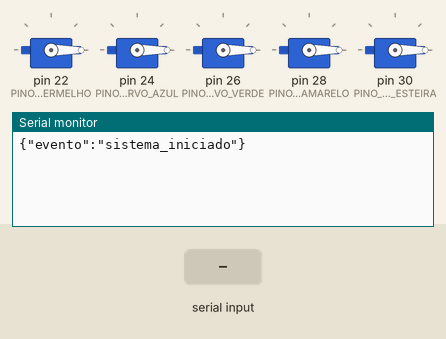
Recording of a sketch running on a simulated Arduino Mega 2560, built with avr-gcc and run on an emulated ATmega2560. Shown: 5 × servo, the last lines printed to the serial monitor. The inputs (shaded band) are chosen by the test bench.

Above: at 1.2 s.
1.3 s: "bola_vermelha\n" received over Serial
At 2.3 s:
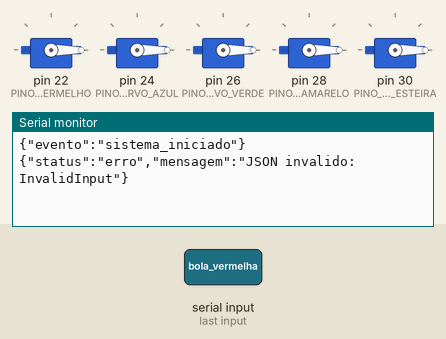
2.8 s: "1\n" received over Serial
At 4.2 s:
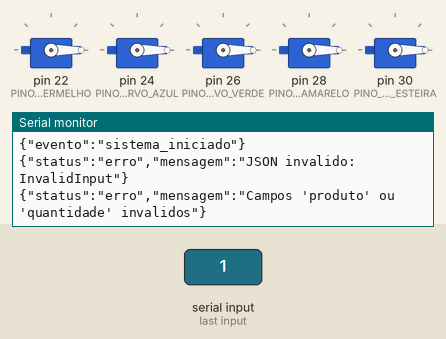

Measured:
- after the input at 1.3 s, the serial monitor: prints a new line at once (image 1)
- after the input at 2.8 s, the serial monitor: prints a new line at once (image 2)

The sketch:

arduino_sketch.ino
```cpp
/*
  arduino_sketch.ino
  -------------------
  Automação de esteira de entregas - TCC

  Recebe comandos JSON do servidor Node.js pela porta serial:
    {"produto":"bola_vermelha","quantidade":2}

  Controla:
    - 4 servos empurradores (um por cor)
    - 1 servo TT motor para a esteira

  Responde com status JSON:
    {"status":"ok","produto":"bola_vermelha","enviado":2}
    {"status":"erro","mensagem":"..."}

  BIBLIOTECAS NECESSÁRIAS:
    - ArduinoJson (por Benoit Blanchon)
    - Servo (padrão do Arduino)
*/

#include <ArduinoJson.h>
#include <Servo.h>

// ======== PINOS DOS SERVOS EMPURRADORES (por cor) ========
#define PINO_SERVO_VERMELHO 22
#define PINO_SERVO_AZUL     24
#define PINO_SERVO_VERDE    26
#define PINO_SERVO_AMARELO  28

// ======== PINO DO SERVO TT (motor da esteira) ========
#define PINO_SERVO_ESTEIRA  30

// ======== ÂNGULOS E TIMINGS ========
#define ANGULO_REPOUSO      0   // servo parado (não empurra)
#define ANGULO_EMPURRAR     80    // servo empurra bolinha
#define TEMPO_EMPURRAR_MS   1000  // tempo na posição de empurrão
#define TEMPO_ESTEIRA_MS    3000 // esteira roda 3s por bolinha

// ======== VELOCIDADES DO SERVO TT ========
#define SERVO_PARADO        0   // servo parado
#define SERVO_FRENTE        45   // servo girando (esteira andando)

// Declaração dos servos
Servo servoVermelho, servoAzul, servoVerde, servoAmarelo, servoEsteira;

// Buffer para acumular a linha JSON recebida
String bufferEntrada = "";

void setup() {
  Serial.begin(9600);

  // Conecta os servos empurradores
  servoVermelho.attach(PINO_SERVO_VERMELHO);
  servoAzul.attach(PINO_SERVO_AZUL);
  servoVerde.attach(PINO_SERVO_VERDE);
  servoAmarelo.attach(PINO_SERVO_AMARELO);

  // Conecta o servo TT da esteira
  servoEsteira.attach(PINO_SERVO_ESTEIRA);

  // Posiciona todos os servos em repouso
  posicionarTodosServos(ANGULO_REPOUSO);
  pararEsteira();

  Serial.println("{\"evento\":\"sistema_iniciado\"}");
}

void loop() {
  // Lê a serial byte a byte até formar uma linha completa
  while (Serial.available() > 0) {
    char c = Serial.read();

    if (c == '\n') {
      processarComando(bufferEntrada);
      bufferEntrada = "";
    } else {
      bufferEntrada += c;
    }
  }
}

void processarComando(String linha) {
  linha.trim();
  if (linha.length() == 0) return;

  // Parse do JSON
  StaticJsonDocument<128> doc;
  DeserializationError erro = deserializeJson(doc, linha);

  if (erro) {
    enviarErro("JSON invalido: " + String(erro.c_str()));
    return;
  }

  const char* produto = doc["produto"];
  int quantidade = doc["quantidade"] | 0;

  if (!produto || quantidade <= 0) {
    enviarErro("Campos 'produto' ou 'quantidade' invalidos");
    return;
  }

  Servo* servo = servoDoProduto(produto);
  if (servo == nullptr) {
    enviarErro("Produto desconhecido: " + String(produto));
    return;
  }

  // Processa cada bolinha
  for (int i = 0; i < quantidade; i++) {
    despacharBolinha(servo);
  }

  enviarSucesso(produto, quantidade);
}

// Retorna o servo correto baseado no produto
Servo* servoDoProduto(const char* produto) {
  String p = String(produto);
  if (p == "bola_vermelha") return &servoVermelho;
  if (p == "bola_azul")     return &servoAzul;
  if (p == "bola_verde")    return &servoVerde;
  if (p == "bola_amarela")  return &servoAmarelo;
  return nullptr;
}

// Dispara uma bolinha (servo + esteira)
void despacharBolinha(Servo* servo) {
  // 1) Empurra a bolinha do reservatório para a esteira
  servo->write(ANGULO_EMPURRAR);
  delay(TEMPO_EMPURRAR_MS);
  servo->write(ANGULO_REPOUSO);
  delay(150);

  // 2) Liga a esteira para transportar a bolinha
  ligarEsteira();
  delay(TEMPO_ESTEIRA_MS);
  pararEsteira();
}

// Liga o servo TT (esteira se move)
void ligarEsteira() {
  servoEsteira.write(SERVO_FRENTE);
}

// Para o servo TT (esteira parada)
void pararEsteira() {
  servoEsteira.write(SERVO_PARADO);
}

// Posiciona todos os servos empurradores
void posicionarTodosServos(int angulo) {
  servoVermelho.write(angulo);
  servoAzul.write(angulo);
  servoVerde.write(angulo);
  servoAmarelo.write(angulo);
}

// Envia resposta de sucesso
void enviarSucesso(const char* produto, int quantidade) {
  StaticJsonDocument<128> resposta;
  resposta["status"] = "ok";
  resposta["produto"] = produto;
  resposta["enviado"] = quantidade;
  serializeJson(resposta, Serial);
  Serial.println();
}

// Envia resposta de erro
void enviarErro(String mensagem) {
  StaticJsonDocument<128> resposta;
  resposta["status"] = "erro";
  resposta["mensagem"] = mensagem;
  serializeJson(resposta, Serial);
  Serial.println();
}
```
